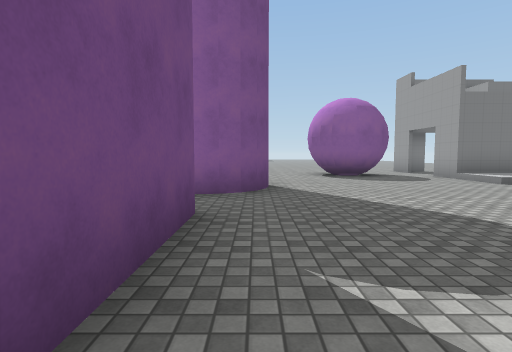
view 1 (above)

17 first-person views from a walk through a Unity game level. The camera is 1.3 m above the floor, tilts 4° down and sees 80° across. The floor is counted in squares, 2 m on a side. Each view is taken from the middle of a square. On the plan, view 1 faces up. The plan holds only what a view shows up to about 10 squares ahead; the rest is blank. The place goes on beyond the plan. The player character is not drawn. Some surface patterns are stand-ins.

view 2
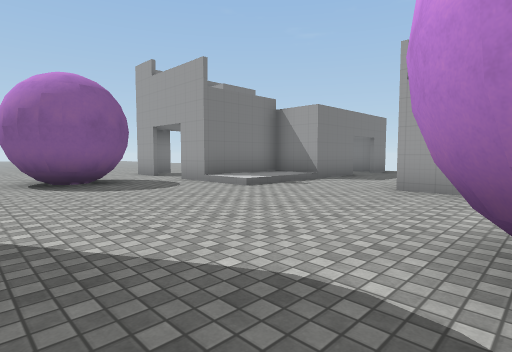

view 3
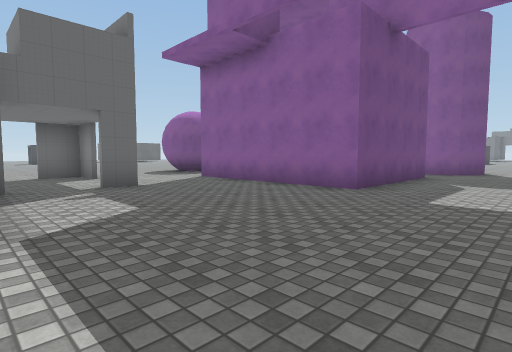

view 4
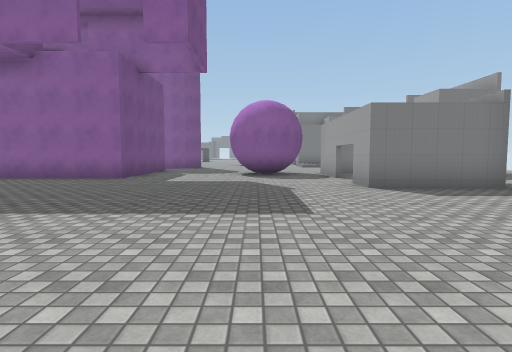

view 5
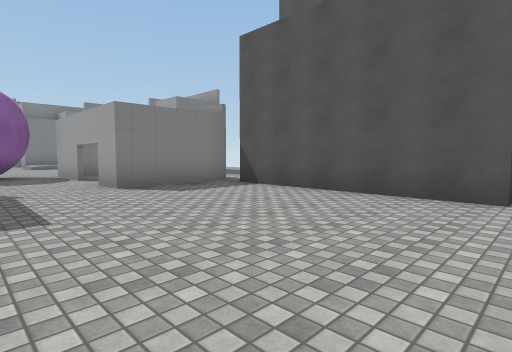

view 6
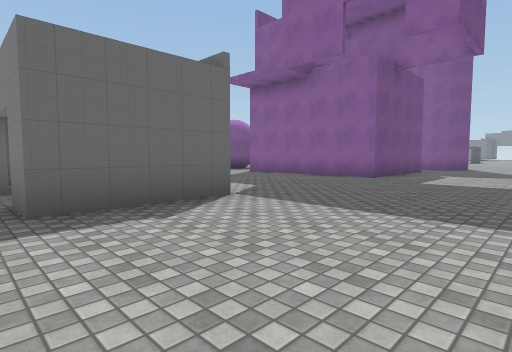

view 7
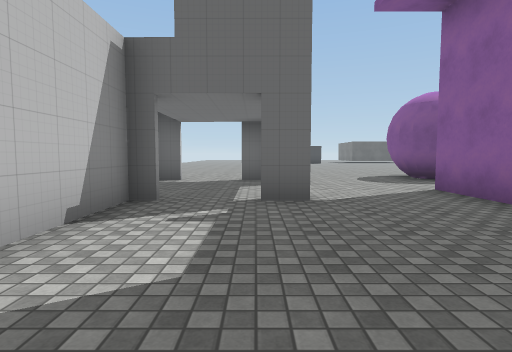

view 8
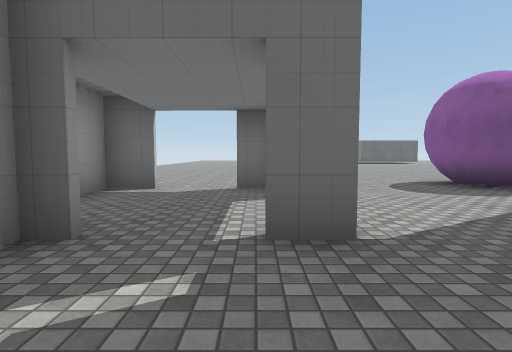

view 9
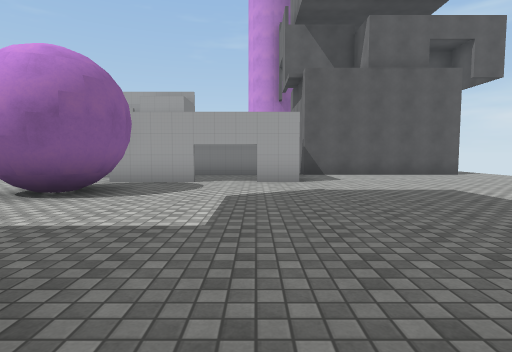

view 10
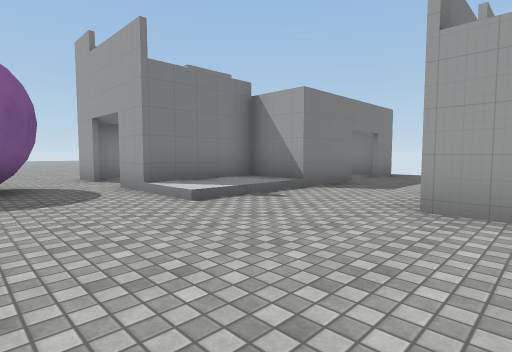

view 11
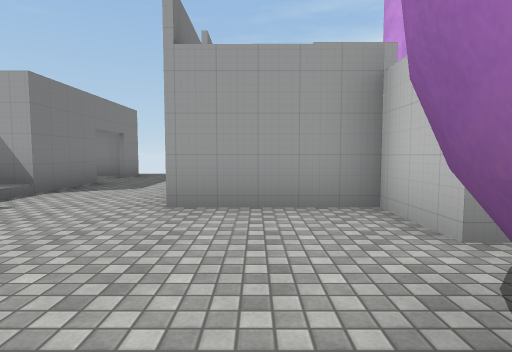

view 12
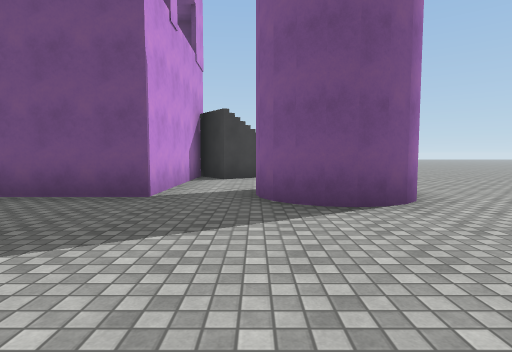

view 13
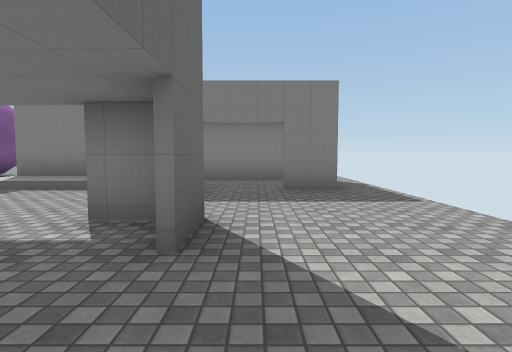

view 14
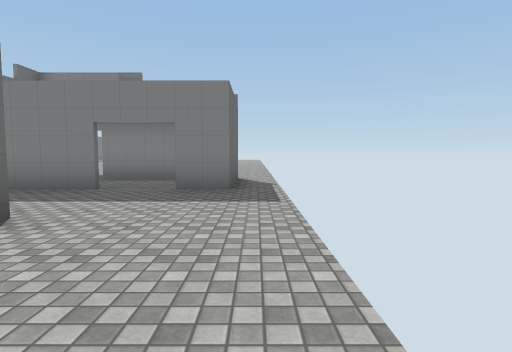

view 15
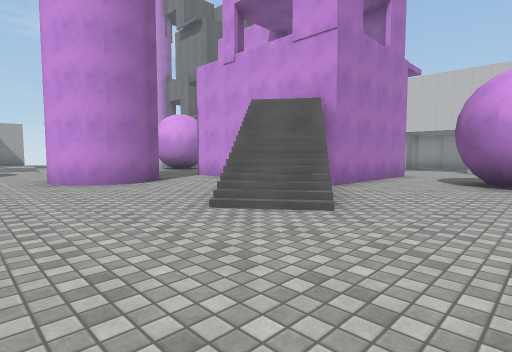

view 16
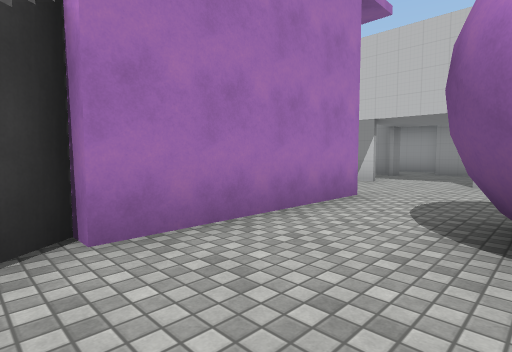

view 17
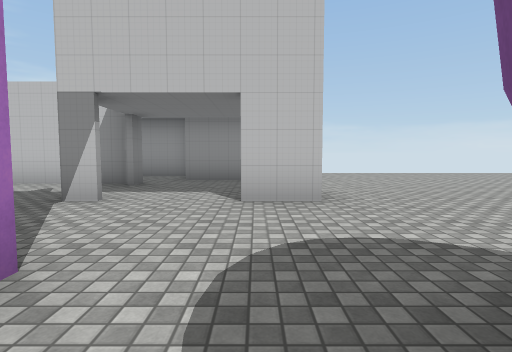

### Floor plan
Points are (right, up) in squares from view 1. A wall is a line through its corners. A room is listed if a view was taken in it or the views show most of it. See-through windows are left out.
Room 1 (views 1, 2, 3, 4, 5, 6, 7, 8, 9, 10, 11, 12, 17)
walls: (3.1, 0.4) (2.8, 0.5); (2.4, 0.9) (2.3, 1.1); (2.4, 2.1) (2.7, 2.5); (5.2, -0.6) (5.2, 1.5) (6.7, 1.5) (6.7, 4.1); (4.4, 1.2) (4.2, 0.8) (3.9, 0.5) (3.3, 0.4) (2.9, 0.4) (2.3, 1) (2.2, 1.6); (6.4, 1.4) (5.9, 1.4); (-0.7, -5.8) (-0.7, -8.5); (7.9, -2.1) (7.9, 0); (-2.5, 3.3) (-0.7, 3.3) (-0.7, -0.7) (-5.7, -0.7) (-5.7, 3.3); (8, -3) (5.2, -3) (5.2, -2); (-0.1, 5.3) (-0.6, 5.1); (0, 5.5) (-0.4, 5.1); (-1.8, 5.1) (-2.2, 5.5); (-4.9, -3.2) (-4.3, -3.2) (-4.3, -4); (-4.3, -5.3) (-4.3, -5.8) (-1.5, -5.8); (0.3, 6.5) (0.2, 5.9); (0.2, 6.8) (0.3, 6.1) (-0.2, 5.1) (-1.1, 5); (-4.4, -6) (-4.4, -5.4); (-0.3, 7.3) (0, 7) (0.2, 6.6); (-6.8, -3.4) (-7.8, -3.4) (-7.8, -4.4); (10.1, 4) (9.3, 4); (-7.4, 0.7) (-7.5, 0.4) (-8, -0.1); (7.9, -8.6) (7.9, -3.5); (3.1, 8.7) (2.3, 8.8); (2.5, 8.8) (2.1, 8.9) (1.8, 9.6); (2.2, 8.9) (1.9, 9.2) (1.8, 9.9); (-7.9, 0) (-8.3, -0.2); (-8, -3.2) (-6.8, -3.2); (-8.2, -0.1) (-8.5, -0.2); (-7.9, 1.9) (-7.6, 1.6); (4, 9.5) (3.7, 9) (3.2, 8.7) (3, 8.7); (4, 9.5) (3.5, 9); (-7.8, -5.9) (-7.8, -6.9) (-5.1, -6.9); (10.1, 6.7) (7.9, 6.7) (7.9, 8.2) (5.4, 8.2) (5.4, 9.2)
low walls: (2.5, 1.1) (2.4, 1.6); (-7.6, 0.8) (-7.9, 0.2) (-8.7, 0); (-7.8, 0.4) (-8, 0.1); (2.4, 9) (2.1, 9.3) (2, 9.6)
ways out: opening at (8.5, 3.5) to room 2; opening at (10, 5.5) to room 2; opening at (-8, -5) to room 3; opening at (-8, -1.5) to room 3; opening at (-6.5, 2.5) to room 3; opening at (-1.5, 4.5) to room 3; opening at (1, 8.5) to room 3; opening at (5, 9) to room 3; opening at (-1, -9); opening at (8, -9)
Room 2 (views 13, 14)
walls: (10.5, 4.1) (10.5, 2.9); (12.5, 6.7) (11.5, 6.7)
ways out: opening at (8.5, 3.5) to room 1; opening at (10, 5.5) to room 1; opening at (11, 7) to room 4
Room 3 (views 15, 16)
walls: (-8.2, 2.1) (-7.9, 1.9); (-5.7, 3.3) (-2.5, 3.3); (-8.5, -0.2) (-8.9, -0.1); (-2.3, 6.4) (-1.9, 7.2); (-2.3, 6) (-2.2, 6.8); (-2, 5.5) (-2.2, 5.9) (-2.3, 6.7) (-1.6, 7.4); (-1.7, 7.3) (-1.4, 7.4) (-1, 7.5); (3.8, 10.2) (4, 9.5); (4, 9.9) (4, 9.5); (5.4, 10.7) (5.4, 12); (6.4, 11.8) (5.8, 11.8)
ways out: opening at (-8, -5) to room 1; opening at (-8, -1.5) to room 1; opening at (-6.5, 2.5) to room 1; opening at (-1.5, 4.5) to room 1; opening at (1, 8.5) to room 1; opening at (5, 9) to room 1
Room 4 (no view inside)
walls: (11.8, 9.2) (8.9, 9.2); (12.4, 7.1) (12.4, 8)
ways out: opening at (11, 7) to room 2

Positions as (right, up) in squares from view 1, and headings:
1: (0, 0), facing up
2: (1, 2), facing up-right
3: (2, -6), facing up-left
4: (3, -9), facing up
5: (3, -9), facing up-right
6: (3, -9), facing up-left
7: (0, -4), facing left
8: (-2, -4), facing left
9: (-2, -2), facing right
10: (3, 3), facing up-right
11: (3, 3), facing right
12: (4, 5), facing left
13: (11, 1), facing up
14: (13, 1), facing up
15: (-9, 9), facing down-right
16: (-8, 4), facing down-right
17: (-7, 1), facing down
